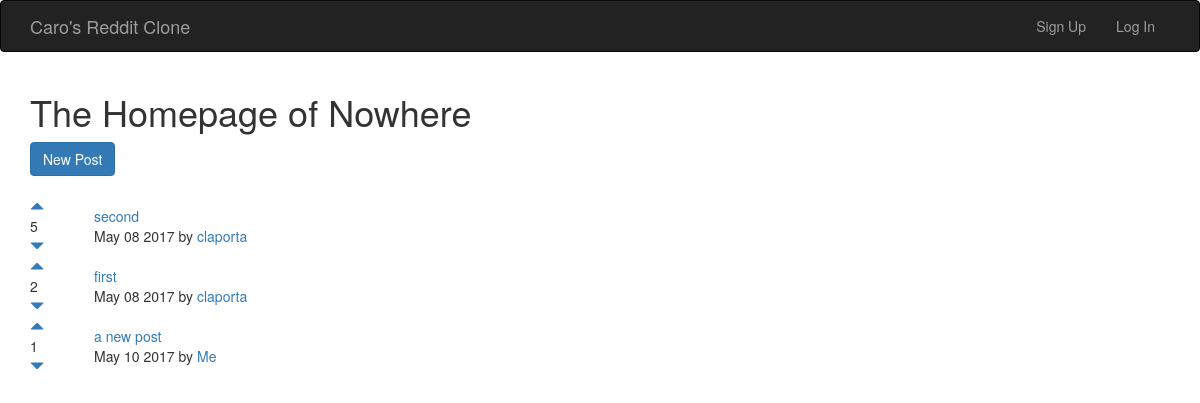
The page / on the database its author committed.
### posts/models.py (models this page shows)
class Post(models.Model):
    title = models.CharField(max_length=200)
    url = models.TextField()
    pub_date = models.DateTimeField()
    author = models.ForeignKey(User)
    votes_total = models.IntegerField(default=1)
    def pub_date_pretty(self):
        return self.pub_date.strftime('%b %d %Y')

### posts/views.py (the view)
# urls.py: 2. Add a URL to urlpatterns:  url(r'^$', views.home, name='home')
def home(request):
    posts = Post.objects.order_by('-votes_total')
    return render(request, 'posts/home.html', {'posts':posts})

### posts/templates/posts/home.html (shortened to what this page needs)
{% extends 'base.html' %}
{% block content %}
<h1>The Homepage of Nowhere</h1>
<a href="{% url 'posts:create' %}" class="btn btn-primary" role="button">New Post</a>
<br><br>
{% for post in posts.all %}
<table>
  <tr>
    <td style="padding-right: 50px;"><a href="#" onClick="document.getElementById('upvote{{ post.id }}').submit()">
      <span class="glyphicon glyphicon-triangle-top" aria-hidden="true"></span>
        </a>
        <br>
       {{ post.votes_total }}
       <br>
       <a href="#" onClick="document.getElementById('downvote{{ post.id }}').submit()">
       <span class="glyphicon glyphicon-triangle-bottom" aria-hidden="true"></span></a>
    </td>
    <td>
      <a href="{{ post.url }}">{{ post.title }}</a>
      <br>
      {{ post.pub_date_pretty }} by <a href="{% url 'posts:userposts' post.author.id %}"> {{ post.author.username }}</a>
    </td>
  </tr>
</table>
{% endfor %}
{% endblock %}

### templates/base.html (shortened to what this page needs)
<!DOCTYPE html>
<html lang="en">
  <head>
    <link rel="stylesheet" href="https://maxcdn.bootstrapcdn.com/bootstrap/3.3.7/css/bootstrap.min.css">
  </head>
  <body>
  <nav class="navbar navbar-inverse">
    <div class="container">
      <div class="navbar-header">
        <a class="navbar-brand" href="{% url 'home' %}">Caro's Reddit Clone </a>
      </div>
      <div class="collapse navbar-collapse" id="mynav">
        <ul class="nav navbar-nav navbar-right">
          {% if user.is_authenticated %}
          <li><a href="#" onClick="document.getElementById('logout').submit()">Log Out</a></li>
          <form method="POST" id="logout" action="{% url 'accounts:logout' %}">
              {% csrf_token %}
              <input type="hidden">
          </form>
          {% else %}
          <li><a href="{% url 'accounts:signup' %}">Sign Up</a></li>
          <li><a href="{% url 'accounts:login' %}">Log In</a></li>
          {% endif %}
        </ul>
      </div>
    </div>
  </nav>
  <div class="container">
    {% block content %}
    {% endblock %}
  </div>
</body>
</html>

### rows shown on the page
Post: votes_total "5", title "second", pub_date_pretty "May 08 2017", author.username "claporta"
Post: votes_total "2", title "first", pub_date_pretty "May 08 2017", author.username "claporta"
Post: votes_total "1", title "a new post", pub_date_pretty "May 10 2017", author.username "Me"
